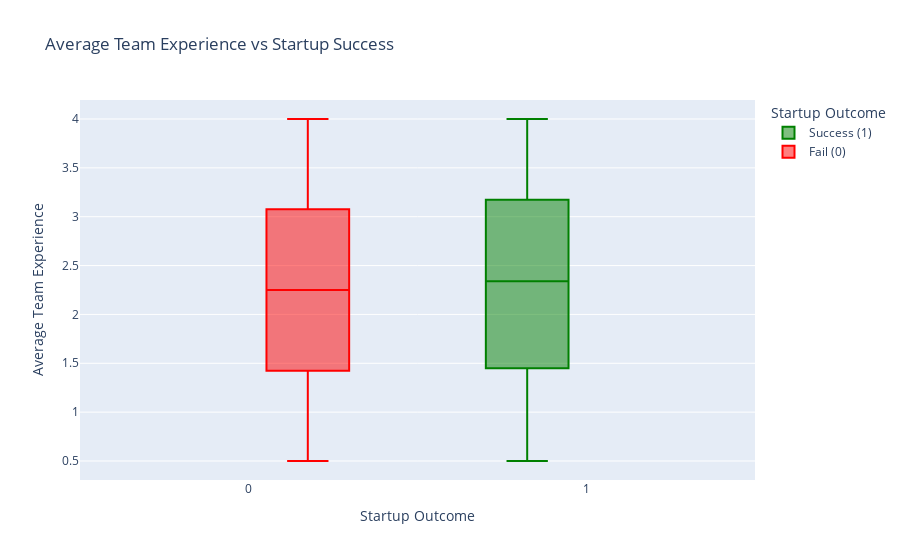

Notebook source saved alongside this figure:
### Markdown cell above
>**Summary:**  
Successful startups generally received higher funding and demonstrated higher innovation scores than failed ones.  
This suggests both funding availability and innovative capability play significant roles in determining startup outcomes.

### Code cell
summary_data = df.groupby('success_label')['avg_team_experience'].describe()
print(summary_data)

fig3 = px.box(df, x='success_label', y='avg_team_experience',
              title='Average Team Experience vs Startup Success',
              labels={'success_label': 'Startup Outcome', 'avg_team_experience': 'Average Team Experience'},
              color='success_label', 
              color_discrete_map={0: 'red', 1: 'green'},
              boxmode='group')  
fig3.for_each_trace(lambda t: t.update(
    name='Success (1)' if t.name == '1' else 'Fail (0)',
    legendgroup='Success (1)' if t.name == '1' else 'Fail (0)'
))
fig3.show()

### Figure 1 — Plotly figure (JSON) as saved in the notebook; plotly's stock layout.template omitted (floating-point values rounded to 4 significant figures; data arrays with more than 128 entries replaced by an {"elided": "..."} marker saying what was removed)
{"data": [{"alignmentgroup": "True", "hovertemplate": "Startup Outcome=%{x}<br>Average Team Experience=%{y}<extra></extra>", "legendgroup": "Success (1)", "marker": {"color": "green"}, "name": "Success (1)", "notched": false, "offsetgroup": "1", "orientation": "v", "showlegend": true, "type": "box", "x": {"elided": "881 int values"}, "x0": " ", "xaxis": "x", "y": {"elided": "881 float values"}, "y0": " ", "yaxis": "y"}, {"alignmentgroup": "True", "hovertemplate": "Startup Outcome=%{x}<br>Average Team Experience=%{y}<extra></extra>", "legendgroup": "Fail (0)", "marker": {"color": "red"}, "name": "Fail (0)", "notched": false, "offsetgroup": "0", "orientation": "v", "showlegend": true, "type": "box", "x": {"elided": "1219 int values"}, "x0": " ", "xaxis": "x", "y": {"elided": "1219 float values"}, "y0": " ", "yaxis": "y"}], "layout": {"boxmode": "group", "legend": {"title": {"text": "Startup Outcome"}, "tracegroupgap": 0}, "title": {"text": "Average Team Experience vs Startup Success"}, "xaxis": {"anchor": "y", "categoryarray": [1, 0], "categoryorder": "array", "domain": [0, 1], "title": {"text": "Startup Outcome"}}, "yaxis": {"anchor": "x", "domain": [0, 1], "title": {"text": "Average Team Experience"}}}}
